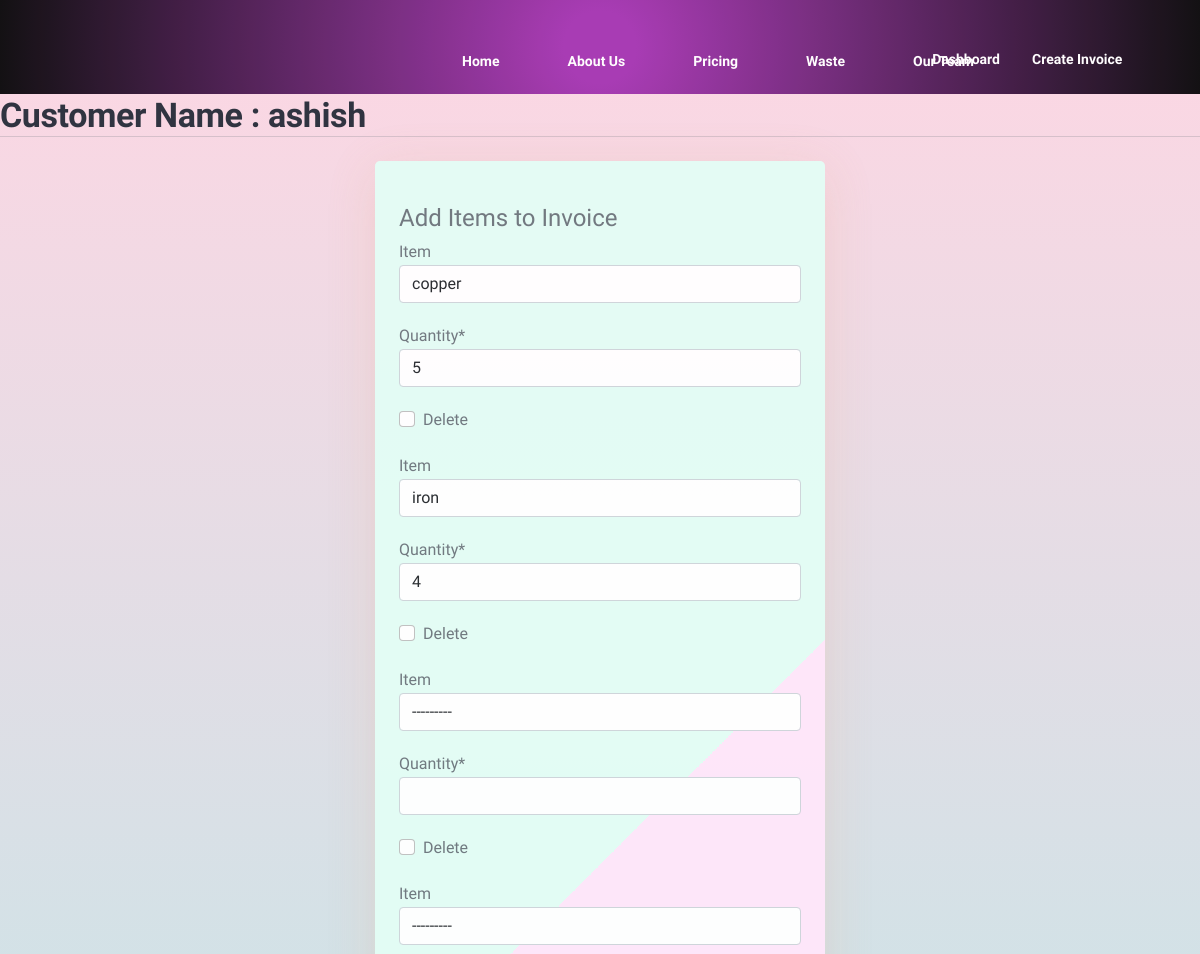
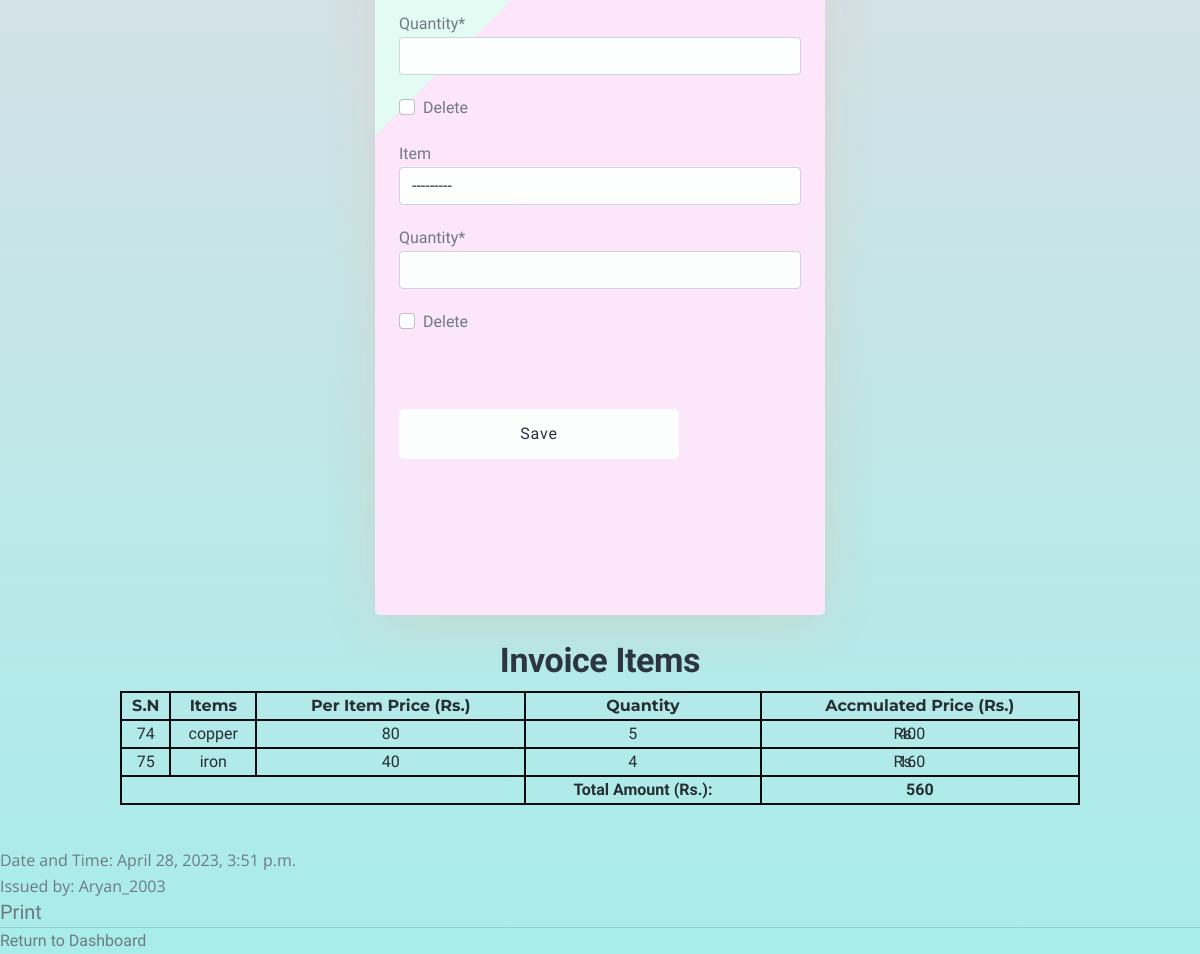
/invoices/72 (signed in), run on the app's committed database (2 pictures, top to bottom).
### rms_app/models.py (models this page shows, shortened)
class Invoice(models.Model):
    invoice_number = models.BigAutoField(primary_key=True)
    customer_name = models.CharField(max_length=100)
    created_by = models.ForeignKey(User, on_delete=models.PROTECT)
    date_created = models.DateTimeField(auto_now=True)

class InvoiceItem(models.Model):
    invoice = models.ForeignKey(Invoice, on_delete=models.CASCADE, related_name="invoiceitem")
    item   = models.ForeignKey(Food, on_delete=models.PROTECT,null=True,blank=True)
    quantity = models.PositiveIntegerField()
    accumulated =  models.PositiveIntegerField(default=0)
    @property
    def price(self):
        return  self.item.per_price
    @property
    def currentitem(self):
        return  self.item
    @property
    def multiply(self):
        return (self.item.per_price)*(self.quantity)

class Food(models.Model):
    food_item = models.CharField(max_length=100)
    per_price = models.PositiveIntegerField()
    food_img = models.ImageField(default="default_food.jpg", upload_to="food_pics")
    def __str__(self):
        return self.food_item

### rms_app/views.py (the view, shortened to what this page needs)
# urls.py: path("invoices/<int:pk>", AddItemsToInvoiceView.as_view(), name="add_items_on_invoice"),
class AddItemsToInvoiceView(LoginRequiredMixin,SingleObjectMixin,FormView,TemplateView):
    model = Invoice
    context_object_name = 'invoice_obj'
    template_name = 'rms_app/additemsoninvoice.html'
    def get(self, request, *args, **kwargs):
        self.object = self.get_object(queryset=Invoice.objects.all())
        return super().get(request, *args, **kwargs)
    def get_form(self, form_class=None):
        return InvoiceFormSet(**self.get_form_kwargs(), instance=self.object)

### rms_app/templates/rms_app/additemsoninvoice.html (shortened to what this page needs)
{% extends "rms_app/base.html" %}
{% block content %}
{% load static %}
{% load crispy_forms_tags %}
<div class="addtoinvoice">
    {% if invoice_obj %}
    <div>
        <h2 >Customer Name : <span style= "color: var(--green-color);" >{{ invoice_obj.customer_name }}</span></h2>
        <hr>
        <form method="POST" enctype="multipart/form-data" style= "font-family: var(--head-font);">
            <fieldset style="padding-top:20px;">
                <legend>Add Items to Invoice</legend>
                {{ form|crispy }}
            </fieldset>
            <br>
            <div >
                <button type="submit">Save</button>
            </div>
            <br>
            <br>
            <br>
            <br>
        </form>
        <div class="table">
            <table class="itemsonly" style="margin-top: 10px;margin-left:10% !important;border:solid black 2px; width:80%;text-align: center;">
                <tr style="font-family: Montserrat;margin:30% !important;border:sold black 2px">
                <h2 style="text-align: center;">Invoice Items</h2>
                  <th style="margin:30% !important;border:solid black 2px;">S.N</th>
                  <th style="margin:30% !important;border:solid black 2px;">Items</th>
                  <th style="margin:30% !important;border:solid black 2px;">Per Item Price (Rs.)</th>
                  <th style="margin:30% !important;border:solid black 2px;">Quantity </th>
                  <th style="margin:30% !important;border:solid black 2px;">Accmulated Price (Rs.) </th>
                </tr>
                {% for itrr in invoice_obj.invoiceitem.all %}
                <tr style="font-family: var(--text-font);border:solid black 2px;">
                    <td style="border:solid black 2px;" class = "SN">{{itrr.id}}</td>
                    <td style="border:solid black 2px;">{{itrr.currentitem}}</td>
                    <td style="border:solid black 2px;">{{itrr.price}}</td>
                    <td style="border:solid black 2px;">{{itrr.quantity}} &emsp;
                    </td>
                    <td style="border:solid black 2px;" id ="accmulated"><div style="padding:0px;margin-left:11%;position: absolute;">Rs.</div> {{itrr.multiply}}&emsp;
                    </td>
                </tr>
                {% endfor %}
                    <tr style="font-family: var(--head-font); font-weight:600;border:solid black 2px;">
                        <td style="border:solid black 2px;" colspan="3"></td>
                        <td style="border:solid black 2px;" >Total Amount (Rs.):</td>
                        <td style="border:solid black 2px;" id = "total">560</td>
                    </tr>
            </table>
        </div>
    </div>
    <br>
    <p>Date and Time: {{ invoice_obj.date_created }}</p>
    <p>Issued by: {{ invoice_obj.created_by }}</p>
    <div>
        <a  href="{% url 'invoice_print' invoice_obj.invoice_number %}" style="text-align: center;font-size: 20px;"> Print</a>
    </div>
    <hr>
    <div id="horizontalbuttons">
        <div>
            <a href="{% url 'dashboard' %}"> Return to Dashboard</a>
        </div>
    </div>
    {% else %}
    <h2>Opps! No invoices in Database.😫</h2>
    <hr>
    <div>
    <a  href="{% url 'dashboard' %}"> Return to Dashboard</a>
    </div>
    {% endif %}
</div>
{% endblock content %}

### rms_app/static/rms_app/style.css (style rules this page uses)
html { scroll-behavior: smooth; }
body, p { color: #6b747b; font: 400 1rem/1.625rem "Open Sans", sans-serif; }
h2 { color: #252c38; font-weight: 700; font-size: 2.125rem; line-height: 2.625rem; letter-spacing: -0.4px; }
.form-group { position: relative; margin-bottom: 1.25rem; }
select { -webkit-appearance: none; -moz-appearance: none; -ms-appearance: none; -o-appearance: none; appearance: none; background-image: url("../images/down-arrow.png"); background-position: 96% 50%; background-repeat: no-repeat; outline: none; }
input[type="checkbox"] { vertical-align: -10%; margin-right: 0.5rem; }

### rms_app/static/rms_app/login.css (style rules this page uses)
* { padding: 0; margin: 0; box-sizing: border-box; }
body { background-image: linear-gradient(-225deg, #e3fdf5 0%, #ffe6fa 100%); background-image: linear-gradient(to top, #a8edea 0%, #fed6e3 100%); background-attachment: fixed; background-repeat: no-repeat; font-family: "Vibur", cursive; font-family: "Abel", sans-serif; opacity: 0.95; }
form { width: 450px; min-height: 500px; height: auto; border-radius: 5px; margin: 2% auto; box-shadow: 0 9px 50px hsla(20, 67%, 75%, 0.31); padding: 2%; background-image: linear-gradient(-225deg, #e3fdf5 50%, #ffe6fa 50%); }
button { display: inline-block; color: #252537; width: 280px; height: 50px; padding: 0 20px; background: #fff; border-radius: 5px; outline: none; border: none; cursor: pointer; text-align: center; transition: all 0.2s linear; margin: 7% auto; letter-spacing: 0.05em; }

### data on the page
Invoice: customer_name "ashish", date_created "April 28, 2023, 3:51 p.m.", created_by "Aryan_2003"
InvoiceItem: id "74", currentitem "copper", price "80", quantity "5", multiply "400"
InvoiceItem: id "75", currentitem "iron", price "40", quantity "4", multiply "160"
